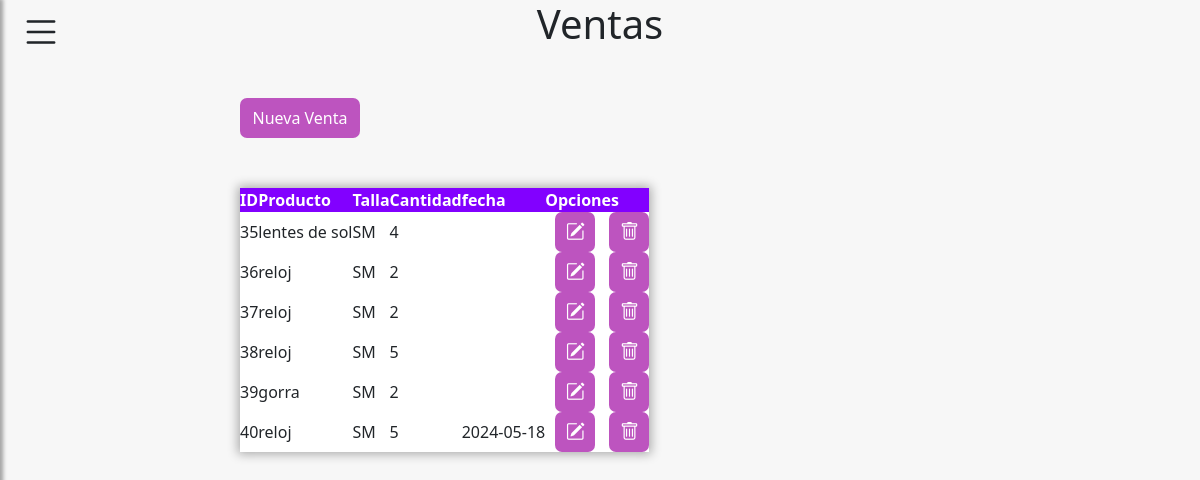
/ventas (signed in), run on the app's committed database.
### tables this page shows
CREATE TABLE "ventas" (
	"id"	INTEGER,
	"producto"	TEXT,
	"talla"	TEXT,
	"cantidad"	INTEGER, fecha DATE,
	PRIMARY KEY("id" AUTOINCREMENT)
);

### app.py (the view)
@app.route('/ventas')
def ventas():
      if 'usuario' not in session:
         print('Debes iniciar sesión para acceder a esta sección.', 'error')
         return redirect(url_for('login'))
      try:
         conn = sqlite3.connect(DATABASE)
         cursor = conn.cursor()
         cursor.execute("SELECT * FROM productos;") # Reemplaza por tu tabla real de stock
         datos = cursor.fetchall()
         conn.close()
      except sqlite3.Error:
         datos = [] # Si da error o está vacía, enviamos una lista vacía para que Jinja no rompa
      ventas_db=mostrar_ventas()
      datos=mostrar_productos()
      return render_template('ventas.html', datos=datos,ventas_db=ventas_db)

### funciones_sql.py (called while the page is built)
def mostrar_productos():
    con=sqlite3.connect('munsa.db')
    cursor=con.cursor()
    cursor.execute("""SELECT * FROM productos""")
    datos=cursor.fetchall()
    con.close()
    return datos

def mostrar_ventas():
    con=sqlite3.connect('munsa.db')
    cursor=con.cursor()
    cursor.execute("""SELECT * FROM ventas""")
    ventas_db=cursor.fetchall()
    con.close()
    return ventas_db

### templates/ventas.html (shortened to what this page needs)
{%extends 'base.html'%}
{%block contenido%}
<h1 class="h1_ventas">Ventas</h1>
<div class="div_tabla">
  <button class="btn_nueva_venta" data-bs-toggle="modal" data-bs-target="#nueva_venta">Nueva Venta</button>
  <table id="tabla_ventas">
      <thead>
          <th>ID</th>
          <th>Producto</th>
          <th>Talla</th>
          <th>Cantidad</th>
          <th>fecha</th>
          <th>Opciones</th>
      </thead>
      <tbody>
            {%for x in ventas_db%}
              <tr>
                  <td>{{x[0]}}</td>
                  <td>{{x[1]}}</td>
                  <td>{{x[2]}}</td>
                  <td>{{x[3]}}</td>
                  <td>{{x[4]}}</td>
                  <td><button class="btn_option" data-bs-toggle="modal" data-bs-target="#edit_ventas_modal{{x[0]}}"><i class="bi bi-pencil-square"></i></button>
                      <button class="btn_option" data-bs-toggle="modal" data-bs-target="#eliminar_ventas_modal{{x[0]}}"><i class="bi bi-trash"></i></button></td>
              </tr>
            {%endfor%}
      </tbody>
  </table>
</div>
{%endblock%}

### static/css/main.css (style rules this page uses)
* { padding: 0; margin: 0; }
body { position: relative; background-color: rgb(247, 247, 247); }

### static/css/variables.css (style rules this page uses)
:root { --morado:#4A2B8C; --rosado:#BD54BF; --rosado_hover:#f868e0; --rosado_claro:#F2B3E8; --hover_listas:rgb(196, 118, 255); --hover_tabla:rgb(244, 230, 255); --thead:#8200FF; }

### static/css/botones.css (style rules this page uses)
.btn_option { width: 40px; height: 40px; font-size: 19px; margin-left: 10px; color: white; background-color: var(--rosado); border: none; border-radius: 7px; }

### static/css/tabla.css (style rules this page uses)
.div_tabla { width: 60%; margin: auto; }
table { background-color: white; box-shadow: 0px 0px 10px 2px rgba(0, 0, 0, 0.322); }
table thead { background-color: var(--thead); color: white; }

### static/css/ventas.css (style rules this page uses)
.h1_ventas { text-align: center; }
.btn_nueva_venta { display: flex; gap: 10px; margin-top: 50px; justify-content: center; align-items: center; background-color: var(--rosado); width: 120px ; height: 40px; padding: 10px; color: white; border: none; margin-bottom: 50px; border-radius: 7px; }

### data on the page
ventas: id "35", producto "lentes de sol", talla "SM", cantidad "4"
ventas: id "36", producto "reloj", talla "SM", cantidad "2"
ventas: id "37", producto "reloj", talla "SM", cantidad "2"
ventas: id "38", producto "reloj", talla "SM", cantidad "5"
ventas: id "39", producto "gorra", talla "SM", cantidad "2"
ventas: id "40", producto "reloj", talla "SM", cantidad "5", fecha "2024-05-18"
